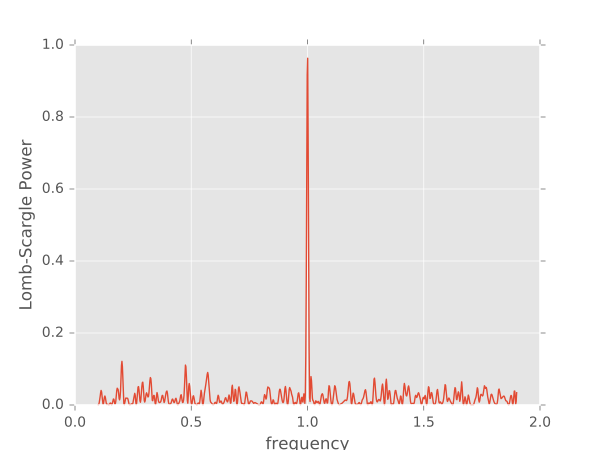

Generate this figure with Python:
import numpy as np
import matplotlib.pyplot as plt
from lombscargle import LombScargle

rand = np.random.RandomState(42)
t = 100 * rand.rand(100)
dy = 0.1
y = np.sin(2 * np.pi * t) + dy * rand.randn(100)

frequency, power = LombScargle(t, y, dy).autopower(minimum_frequency=0.1,
                                                   maximum_frequency=1.9)

plt.style.use('ggplot')
plt.figure(figsize=(6, 4.5))
plt.plot(frequency, power)
plt.xlabel('frequency')
plt.ylabel('Lomb-Scargle Power')
plt.ylim(0, 1)
